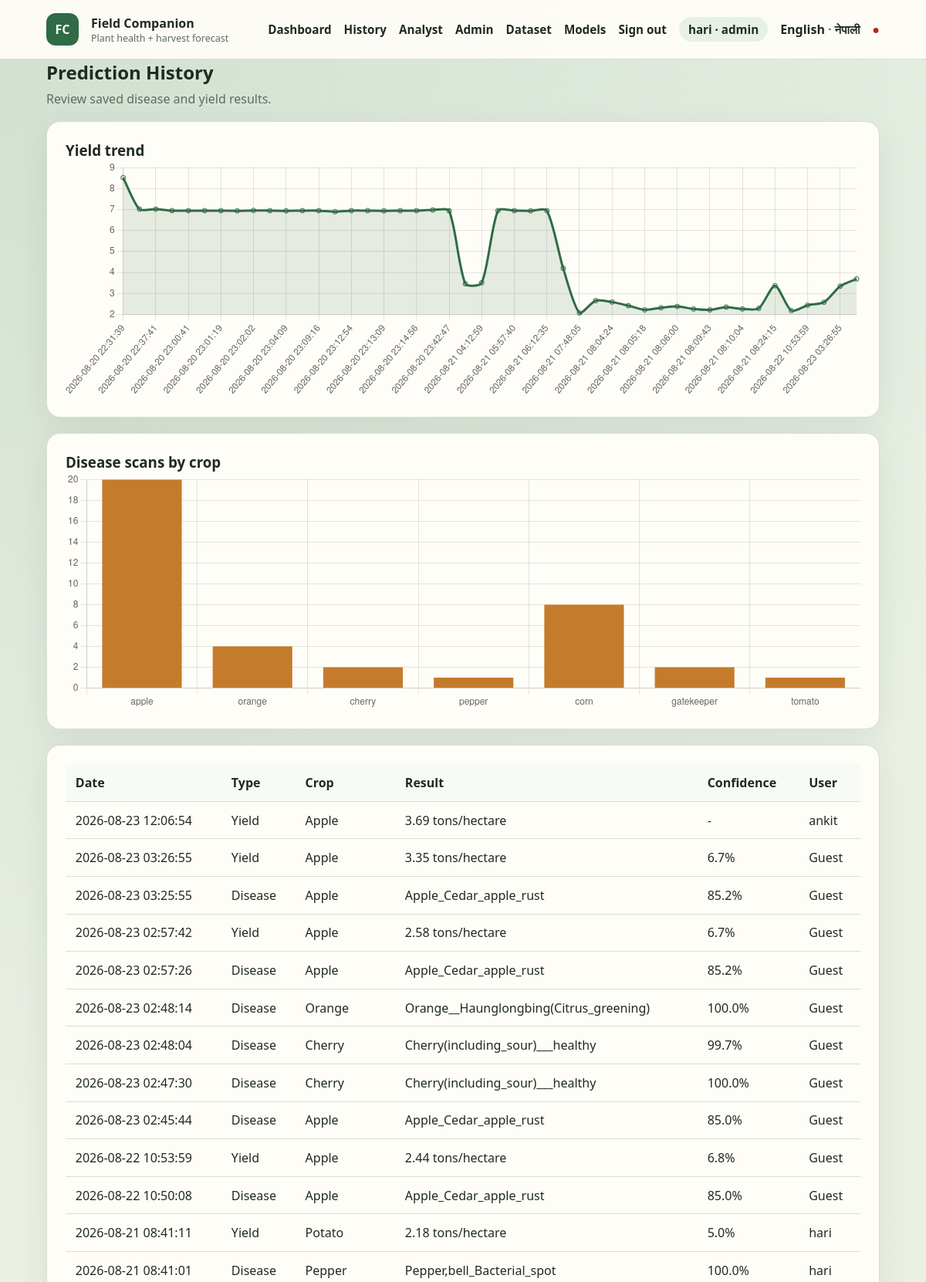
Screenshot of /history (signed in, upper part) with the database file from the repository.
### tables this page shows
CREATE TABLE users (
                id INTEGER PRIMARY KEY AUTOINCREMENT,
                name TEXT NOT NULL,
                email TEXT NOT NULL UNIQUE,
                password_hash TEXT NOT NULL,
                role TEXT NOT NULL DEFAULT 'farmer',
                created_at TEXT NOT NULL DEFAULT CURRENT_TIMESTAMP
            );

CREATE TABLE prediction_history (
                id INTEGER PRIMARY KEY AUTOINCREMENT,
                user_id INTEGER REFERENCES users(id) ON DELETE SET NULL,
                prediction_type TEXT NOT NULL,
                crop TEXT,
                disease_class INTEGER,
                confidence REAL,
                yield_prediction REAL,
                input_data TEXT NOT NULL,
                created_at TEXT NOT NULL DEFAULT CURRENT_TIMESTAMP
            , disease_label TEXT);

### app.py (the view)
@app.route("/history")
@role_required("farmer", "analyst", "admin")
def history():
    user = current_user()
    records = list_predictions(None if user["role"] in ("analyst", "admin") else user["id"])
    yield_trend = [
        {"date": r["created_at"], "yield": r["yield_prediction"]}
        for r in records
        if r["prediction_type"] == "yield" and r["yield_prediction"] is not None
    ][::-1]  # oldest first, left-to-right
    disease_counts = {}
    for r in records:
        if r["prediction_type"] == "disease":
            crop = r["crop"] or "unknown"
            disease_counts[crop] = disease_counts.get(crop, 0) + 1
    return render_template(
        "history.html",
        records=records,
        yield_trend=yield_trend,
        disease_counts=disease_counts,
    )

### app.py (called while the page is built)
@app.before_request
def enforce_csrf():
    if request.endpoint in {"static"}:
        return None
    return csrf_protect(lambda: None)()

@app.after_request
def add_security_headers(response):
    response.headers.setdefault("X-Content-Type-Options", "nosniff")
    response.headers.setdefault("X-Frame-Options", "SAMEORIGIN")
    response.headers.setdefault("Referrer-Policy", "strict-origin-when-cross-origin")
    response.headers.setdefault(
        "Content-Security-Policy",
        "default-src 'self'; img-src 'self' data:; style-src 'self' 'unsafe-inline'; script-src 'self'; connect-src 'self'; base-uri 'self'; form-action 'self'",
    )
    response.headers.setdefault("Permissions-Policy", "camera=(), microphone=(), geolocation=()")
    if getattr(g, "rate_remaining", None) is not None:
        response.headers["X-RateLimit-Remaining"] = str(g.rate_remaining)
    return response

def current_user():
    user_id = session.get("user_id")
    return find_user(user_id) if user_id else None

def current_lang():
    return session.get("lang", DEFAULT_LANG)

@app.context_processor
def inject_globals():
    lang = current_lang()
    return {
        "csrf_token": generate_csrf_token(),
        "user": current_user(),
        "lang": lang,
        "supported_languages": SUPPORTED_LANGUAGES,
        "language_labels": LANGUAGE_LABELS,
        "t": lambda key, **kwargs: translate(lang, key, **kwargs),
        "crop_label": lambda crop: crop_label(crop, lang),
        "js_i18n": js_strings_for(lang),
    }

def role_required(*roles):
    def decorator(view):
        @wraps(view)
        def wrapped(*args, **kwargs):
            user = current_user()
            if not user:
                if request.path.startswith("/api/"):
                    return jsonify({"error": "Authentication required."}), 401
                return redirect(url_for("login", next=request.path))
            if user["role"] not in roles:
                if request.path.startswith("/api/"):
                    return jsonify({"error": "You do not have permission for this resource."}), 403
                return render_template("error.html", code=403, message="You do not have permission for this page."), 403
            return view(*args, **kwargs)
        return wrapped
    return decorator

### translations.py (called while the page is built)
def js_strings_for(lang):
    lang = lang if lang in UI_STRINGS else DEFAULT_LANG
    return {k[3:]: v for k, v in UI_STRINGS[lang].items() if k.startswith("js_")}

### templates/history.html (shortened to what this page needs)
{% extends "base.html" %}
{% block content %}
<div class="page-heading"><div><h2>{{ t('history_title') }}</h2><p>{{ t('history_desc') }}</p></div></div>
{% if yield_trend %}
<div class="panel" style="margin-bottom:1.25rem;">
    <h3>{{ t('yield_trend_title') }}</h3>
    <canvas id="yield-trend-chart" height="90"></canvas>
</div>
{% endif %}
{% if disease_counts %}
<div class="panel" style="margin-bottom:1.25rem;">
    <h3>{{ t('disease_scans_title') }}</h3>
    <canvas id="disease-count-chart" height="90"></canvas>
</div>
{% endif %}
<div class="table-panel panel">
    {% if records %}
    <div class="table-scroll"><table><thead><tr><th>{{ t('th_date') }}</th><th>{{ t('th_type') }}</th><th>{{ t('th_crop') }}</th><th>{{ t('th_result') }}</th><th>{{ t('th_confidence') }}</th><th>{{ t('th_user') }}</th></tr></thead><tbody>
    {% for record in records %}<tr><td>{{ record['created_at'] }}</td><td>{{ record['prediction_type']|capitalize }}</td><td>{{ crop_label(record['crop']) if record['crop'] else '-' }}</td><td>{% if record['prediction_type'] == 'yield' %}{{ record['yield_prediction'] }} {{ t('unit_tons_hectare_short') }}{% else %}{{ record['disease_label'] or ('Class ' ~ record['disease_class']) }}{% endif %}</td><td>{% if record['confidence'] is not none %}{{ (record['confidence'] * 100)|round(1) }}%{% else %}-{% endif %}</td><td>{{ record['name'] or t('guest') }}</td></tr>{% endfor %}
    </tbody></table></div>
    {% else %}<p class="empty-state">{{ t('no_history') }}</p>{% endif %}
</div>
{% if yield_trend or disease_counts %}
<script>
{% if yield_trend %}
new Chart(document.getElementById('yield-trend-chart'), {
    type: 'line',
    data: {
        labels: {{ yield_trend | map(attribute='date') | list | tojson }},
        datasets: [{
            label: 'Predicted yield (t/ha)',
            data: {{ yield_trend | map(attribute='yield') | list | tojson }},
            borderColor: '#2f6b45',
            backgroundColor: 'rgba(47,107,69,0.12)',
            tension: 0.25,
            fill: true,
        }]
    },
    options: { responsive: true, plugins: { legend: { display: false } } }
});
{% endif %}
{% if disease_counts %}
new Chart(document.getElementById('disease-count-chart'), {
    type: 'bar',
    data: {
        labels: {{ disease_counts.keys() | list | tojson }},
        datasets: [{
            label: 'Scans',
            data: {{ disease_counts.values() | list | tojson }},
            backgroundColor: '#c47b2b',
        }]
    },
    options: { responsive: true, plugins: { legend: { display: false } } }
});
{% endif %}
</script>
{% endif %}
{% endblock %}

### templates/base.html (shortened to what this page needs)
<!DOCTYPE html>
<html lang="{{ lang }}">
<head>
    <link rel="stylesheet" href="{{ url_for('static', filename='css/style.css') }}">
</head>
<body>
    <nav class="navbar">
        <div class="container">
            <a class="navbar-brand" href="{{ url_for('index') }}">
                <span class="brand-mark">FC</span>
                <span>
                    <strong>Field Companion</strong>
                    <small>{{ t('brand_tagline') }}</small>
                </span>
            </a>
            <div class="navbar-menu" id="navbar-menu">
                <a href="{{ url_for('index') }}">{{ t('nav_dashboard') }}</a>
                {% if user %}<a href="{{ url_for('history') }}">{{ t('nav_history') }}</a>{% endif %}
                {% if user and user['role'] in ('analyst', 'admin') %}<a href="{{ url_for('analyst_dashboard') }}">{{ t('nav_analyst') }}</a>{% endif %}
                {% if user and user['role'] == 'admin' %}
                    <a href="{{ url_for('admin_dashboard') }}">{{ t('nav_admin') }}</a>
                    <a href="{{ url_for('manage_dataset') }}">{{ t('nav_dataset') }}</a>
                    <a href="{{ url_for('manage_models') }}">{{ t('nav_models') }}</a>
                {% endif %}
                {% if user %}
                    <a href="{{ url_for('logout') }}">{{ t('nav_sign_out') }}</a>
                    <span class="user-chip">{{ user['name'] }} · {{ user['role'] }}</span>
                {% else %}
                    <a href="{{ url_for('login') }}">{{ t('nav_sign_in') }}</a>
                {% endif %}
                <span class="lang-switch">
                    {% for code in supported_languages %}
                        {% if code == lang %}
                            <strong>{{ language_labels[code] }}</strong>
                        {% else %}
                            <a href="{{ url_for('set_language', lang_code=code) }}">{{ language_labels[code] }}</a>
                        {% endif %}
                        {% if not loop.last %} · {% endif %}
                    {% endfor %}
                </span>
                <span class="status-indicator" id="health-status" title="API status">●</span>
            </div>
        </div>
    </nav>
    <main class="container">
        {% block content %}{% endblock %}
    </main>
</body>
</html>

### static/css/style.css (style rules this page uses)
:root { --bg: #f3efe4; --bg-accent: #e7f0e4; --ink: #1f2a22; --muted: #5d6b61; --primary: #2f6b45; --primary-dark: #214d32; --secondary: #c47b2b; --card: #fffdf8; --line: #d7e0d4; --danger: #b42318; --warning: #9a6700; --radius: 18px; --shadow: 0 14px 40px rgba(33, 52, 38, 0.08); }
* { box-sizing: border-box; margin: 0; padding: 0; }
body { font-family: "Source Sans 3", "Segoe UI", sans-serif; background: radial-gradient(circle at top left, rgba(47, 107, 69, 0.12), transparent 28%), linear-gradient(180deg, var(--bg-accent), var(--bg)); color: var(--ink); min-height: 100vh; }
.container { max-width: 1120px; margin: 0 auto; padding: 0 20px; }
.navbar { position: sticky; top: 0; z-index: 20; background: rgba(255, 253, 248, 0.92); backdrop-filter: blur(10px); border-bottom: 1px solid var(--line); }
.navbar .container, .navbar-menu, .navbar-brand { display: flex; align-items: center; gap: 1rem; }
.navbar .container { justify-content: space-between; min-height: 76px; }
.navbar-brand { text-decoration: none; color: var(--ink); }
.navbar-brand small { display: block; color: var(--muted); font-size: 0.78rem; }
.brand-mark { width: 42px; height: 42px; border-radius: 12px; display: grid; place-items: center; background: var(--primary); color: white; font-weight: 800; }
.navbar-menu a, .navbar-menu .user-chip { color: var(--ink); text-decoration: none; font-weight: 600; font-size: 0.95rem; }
.user-chip { background: var(--bg-accent); border-radius: 999px; padding: 0.35rem 0.75rem; color: var(--muted); }
.status-indicator { color: var(--primary); }
main { padding: 2rem 0 3rem; }
.hero, .panel, .status-card, .info-panel, .table-panel, .auth-panel { background: var(--card); border: 1px solid var(--line); border-radius: var(--radius); box-shadow: var(--shadow); }
.hero p, .panel-description, .hint, .weather-source, .empty-state, .page-heading p { color: var(--muted); line-height: 1.55; }
.panel, .info-panel, .table-panel, .auth-panel { padding: 1.5rem; }
.panel h2, .info-panel h2, .page-heading h2 { margin-bottom: 0.4rem; }
.page-heading { display: flex; justify-content: space-between; margin-bottom: 1rem; }
.table-scroll { overflow-x: auto; }
table { width: 100%; border-collapse: collapse; }
th, td { text-align: left; padding: 0.8rem; border-bottom: 1px solid var(--line); }
th { background: #f7faf5; }

### rows the page displays
users: role "Admin", name "hari", role "admin"
prediction_history: created_at "2026-08-23 12:06:54", prediction_type "Yield", crop "Apple", yield_prediction "3.69", t "tons/hectare", name "ankit"
prediction_history: created_at "2026-08-23 03:26:55", prediction_type "Yield", crop "Apple", yield_prediction "3.35", t "tons/hectare", (record['confidence']*100)|round(1) "6.7", record "Guest"
prediction_history: created_at "2026-08-23 03:25:55", prediction_type "Disease", crop "Apple", disease_label "Apple_Cedar_apple_rust", (record['confidence']*100)|round(1) "85.2", record "Guest"
prediction_history: created_at "2026-08-23 02:57:42", prediction_type "Yield", crop "Apple", yield_prediction "2.58", t "tons/hectare", (record['confidence']*100)|round(1) "6.7", record "Guest"
prediction_history: created_at "2026-08-23 02:57:26", prediction_type "Disease", crop "Apple", disease_label "Apple_Cedar_apple_rust", (record['confidence']*100)|round(1) "85.2", record "Guest"
prediction_history: created_at "2026-08-23 02:48:14", prediction_type "Disease", crop "Orange", disease_label "Orange__Haunglongbing(Citrus_greening)", (record['confidence']*100)|round(1) "100.0", record "Guest"
prediction_history: created_at "2026-08-23 02:48:04", prediction_type "Disease", crop "Cherry", disease_label "Cherry(including_sour)___healthy", (record['confidence']*100)|round(1) "99.7", record "Guest"
prediction_history: created_at "2026-08-23 02:47:30", prediction_type "Disease", crop "Cherry", disease_label "Cherry(including_sour)___healthy", (record['confidence']*100)|round(1) "100.0", record "Guest"
prediction_history: created_at "2026-08-23 02:45:44", prediction_type "Disease", crop "Apple", disease_label "Apple_Cedar_apple_rust", (record['confidence']*100)|round(1) "85.0", record "Guest"
prediction_history: created_at "2026-08-22 10:53:59", prediction_type "Yield", crop "Apple", yield_prediction "2.44", t "tons/hectare", (record['confidence']*100)|round(1) "6.8", record "Guest"
prediction_history: created_at "2026-08-22 10:50:08", prediction_type "Disease", crop "Apple", disease_label "Apple_Cedar_apple_rust", (record['confidence']*100)|round(1) "85.0", record "Guest"
prediction_history: created_at "2026-08-21 08:41:11", prediction_type "Yield", crop "Potato", yield_prediction "2.18", t "tons/hectare", (record['confidence']*100)|round(1) "5.0", name "hari"
prediction_history: created_at "2026-08-21 08:41:01", prediction_type "Disease", crop "Pepper", disease_label "Pepper,bell_Bacterial_spot", (record['confidence']*100)|round(1) "100.0", name "hari"

### other values shown
{{ t('brand_tagline') }} "Plant health + harvest forecast"
{{ t('nav_dashboard') }} "Dashboard"
{{ t('nav_history') }} "History"
{{ t('nav_analyst') }} "Analyst"
{{ t('nav_dataset') }} "Dataset"
{{ t('nav_models') }} "Models"
{{ t('nav_sign_out') }} "Sign out"
{{ language_labels[code] }} "English"
{{ language_labels[code] }} "नेपाली"
{{ t('history_title') }} "Prediction History"
{{ t('history_desc') }} "Review saved disease and yield results."
{{ t('yield_trend_title') }} "Yield trend"
{{ t('disease_scans_title') }} "Disease scans by crop"
{{ t('th_date') }} "Date"
{{ t('th_type') }} "Type"
